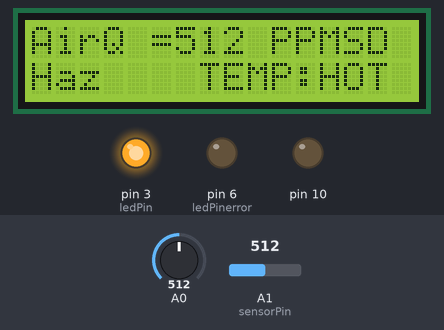
Simulated run of this sketch. Board: Arduino Uno, built with avr-gcc and run on an emulated ATmega328P. On the bench: 16×2 character LCD, output pins drawn as LEDs (lit = HIGH). The inputs (shaded band) are chosen by the test bench; at power-on: A0 = 512, A1 (sensorPin) = 512. Storage starts empty; what the sketch prints to the serial monitor is not drawn.

Above: at 1.3 s.
1.4 s: A0 set to 313
At 2.9 s:
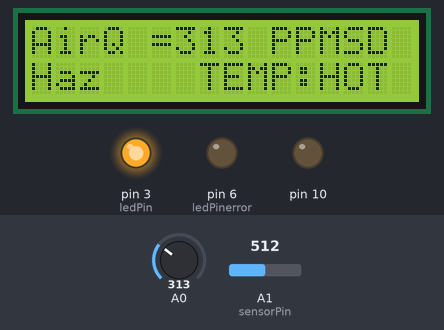
3.7 s: A0 set to 288
At 7.2 s:
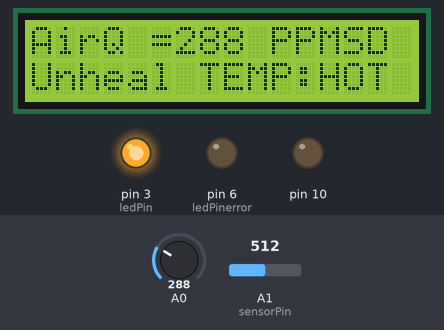
7.7 s: A1 (sensorPin) set to 217
10.7 s: A1 (sensorPin) set to 197
At 13.9 s:
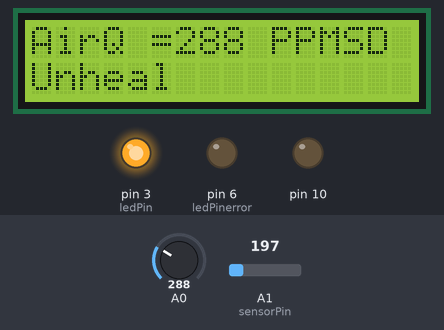
14.3 s: A0 set to 90
At 17.2 s:
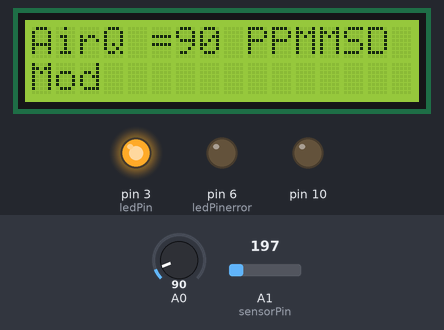
17.7 s: A1 (sensorPin) set to 306
At 20.7 s:
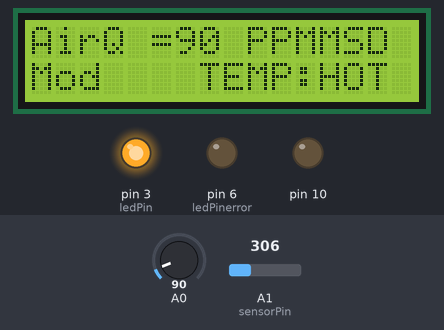
Timing chart, 0 to 22.0 s (numbered marks = the images above; inputs shaded):
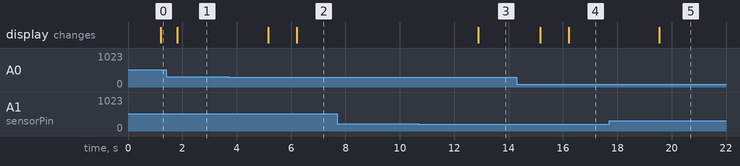

The sketch:

eng_3_tractor.ino
```cpp
#include <Wire.h>
//#include <LiquidCrystal.h>
#include <LiquidCrystal_I2C.h> // initalizing the display
#include <SPI.h>
#include <SD.h> //  SD card

int sensorValue;
int sensorPin = 1;
const int rs = 12, en = 11, d4 = 5, d5 = 4, d6 = 3, d7 = 2;
const int chipSelect = 4;
const int ledPin =  3;      // the number of the LED pin
const int ledPinerror =  6; // number of the error LED
const int buttonPin = 2; // button
//LiquidCrystal lcd(rs, en, d4, d5, d6, d7);
LiquidCrystal_I2C lcd(0x27, 16, 2); // initalizing dimentions of screen
File dataFile; // file that would take the AQI data
File tempData; // file that would take temp data

int buttonState = 0; // button state

void setup(){

  //lcd.begin(16, 2);
  lcd.begin();
  lcd.backlight();
  // initialize the LED pin as an output:
  pinMode(ledPin, OUTPUT);
  pinMode(ledPinerror, OUTPUT);
Serial.begin(9600);     // sets the serial port to 9600
Serial.print("Initializing SD card...");
lcd.print("Initializing SD card...");


// make sure that the default chip select pin is set to
  // output, even if you don't use it:
  pinMode(SS, OUTPUT);

  // see if the card is present and can be initialized:
  if (!SD.begin(chipSelect)) {
    lcd.print("                         ");
    Serial.println("Card failed, or not present");
    digitalWrite(ledPinerror, HIGH);
    lcd.setCursor(0,1);
    lcd.print("error opening datalog.txt");
    // don't do anything more:
    while (1) ;
  }
   Serial.println("card initialized.");
   lcd.print("card initialized.");
   // Open up the file we're going to log to!
  dataFile = SD.open("datalog.txt", FILE_WRITE);
  tempData = SD.open("tempdata.txt", FILE_WRITE);
  digitalWrite(ledPin, HIGH);
  if (! dataFile) {
    Serial.println("error opening datalog.txt");
    digitalWrite(ledPinerror, HIGH);
    lcd.print("                         ");
    lcd.setCursor(0,1);
    lcd.print("error opening datalog.txt");
    digitalWrite(ledPin, LOW);
    // Wait forever since we cant write data
    while (1) ;
  }
 }

void loop(){
// make a string for assembling the data to log:
sensorValue = analogRead(0);       // read analog input pin 0


Serial.print("AirQuality = ");
Serial.print(sensorValue, DEC);               // prints the value read
Serial.println(" PPM");
lcd.setCursor(0,0);


lcd.print("AirQ =");
lcd.print(sensorValue,DEC);
lcd.print(" PPM");


 //getting the voltage reading from the temperature sensor
 int reading = analogRead(sensorPin);
  float voltage = reading * 5.0;
 voltage /= 1024.0;
  Serial.print(voltage); Serial.println(" volts");
   // now print out the temperature
 float temperatureC = (voltage - 0.7) * 100 ;  //converting from 10 mv per degree wit 500 mV offset
                                               //to degrees ((voltage - 500mV) times 100)
 Serial.print(temperatureC); Serial.println(" degrees C");

 // now convert to Fahrenheit
 float temperatureF = (temperatureC * 9.0 / 5.0) + 32.0;
 Serial.print(temperatureF); Serial.println(" degrees F");

 delay(1000);

  if (!SD.begin(chipSelect)) {
    lcd.print("                         ");
    Serial.println("Card failed, or not present");
    digitalWrite(ledPinerror, HIGH);
    lcd.setCursor(0,1);
    lcd.print("SD Card removed");
    // don't do anything more:
    while (1) ;
  }

  if (! dataFile) {
    Serial.println("error opening datalog.txt");
    digitalWrite(ledPinerror, HIGH);
    lcd.print("                         ");
    lcd.setCursor(0,1);
    lcd.print("error datafile");
    digitalWrite(ledPin, LOW);
    // Wait forever since we cant write data
    while (1) ;
  }


if (sensorValue < 50) {
  lcd.setCursor(0,1);
  lcd.print("Safe");
}
 else if (sensorValue <= 100) {
  lcd.setCursor(0,1);
  lcd.print("Mod");

}
else if (sensorValue <= 300) {
  lcd.setCursor(0,1);
  lcd.print("Unheal");
}
else if (sensorValue > 300) {
  lcd.setCursor(0,1);

  lcd.print("Haz");
}


if (temperatureC > 30) {
 lcd.setCursor(7,1);
  lcd.print("TEMP:HOT");
}

lcd.println("         ");
lcd.print("            ");
delay(100);


dataFile.println(sensorValue);
tempData.println(temperatureF);
dataFile.flush();
tempData.flush();
// print to serial port
delay(500);
}
```

Measured:
- the behaviour switches between 301 and 300 on A0 (found by bisection; images 1 and 2)
- the behaviour switches between 205 and 204 on A1 (sensorPin) (found by bisection; images 2 and 3)
- after the input at 1.4 s, the display: changes after 0.42 s (image 1)
- after the input at 3.7 s, the display: first changes after 1.5 s (image 2 shows a later state)
- after the input at 7.7 s, every drawn part: stays the same
- after the input at 10.7 s, the display: changes after 2.2 s (image 3)
- after the input at 14.3 s, the display: first changes after 0.86 s (image 4 shows a later state)
- after the input at 17.7 s, the display: changes after 1.8 s (image 5)
